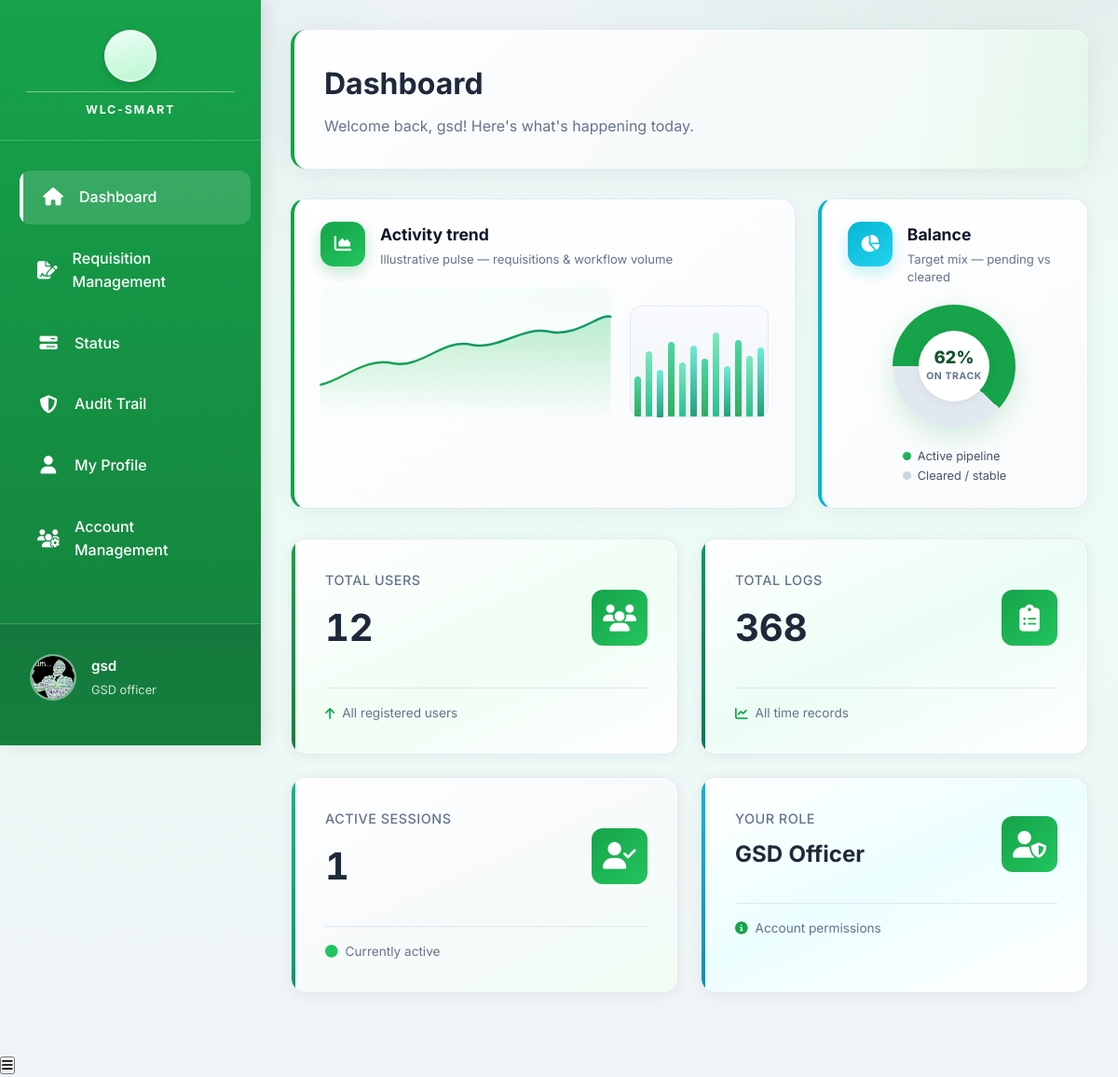
The page /public/pages/dashboard.php (signed in) on the database its author committed.
### tables this page shows
CREATE TABLE `user` (
  `user_id` int(11) NOT NULL,
  `Email` varchar(191) NOT NULL COMMENT 'Login email (kept as Email for backward compatibility)',
  `password` varchar(255) NOT NULL COMMENT 'Store hashed password (bcrypt/argon2)',
  `role` enum('Inventory Manager','Dean','Laboratory Manager','Comptroller','President','Employee','User','GSD officer') NOT NULL DEFAULT 'User',
  `failed_attempts` tinyint(3) UNSIGNED NOT NULL DEFAULT 0 COMMENT 'Failed login counter',
  `lock_time` datetime DEFAULT NULL COMMENT 'When account lock was triggered',
  `created_at` datetime NOT NULL DEFAULT current_timestamp() COMMENT 'Record creation timestamp',
  `updated_at` datetime NOT NULL DEFAULT current_timestamp() ON UPDATE current_timestamp() COMMENT 'Last profile/account update',
  `deleted_at` datetime DEFAULT NULL COMMENT 'Soft-delete timestamp',
  `office_id` int(11) DEFAULT NULL,
  `photo_url` varchar(500) DEFAULT NULL COMMENT 'Profile photo URL/path',
  `full_name` varchar(150) DEFAULT NULL COMMENT 'User full name for profile/UI',
  `contact_number` varchar(20) DEFAULT NULL COMMENT 'Mobile/telephone number',
  `has_consented` tinyint(1) NOT NULL DEFAULT 0 COMMENT 'Accepted Privacy Notice + T&C',
  `consent_version` varchar(10) DEFAULT NULL COMMENT 'Policy version accepted (e.g., 2026-01)',
  `consent_date` datetime DEFAULT NULL COMMENT 'When consent was given',
  `last_login` datetime DEFAULT NULL COMMENT 'Most recent successful login',
  `account_status` enum('active','disabled','locked') NOT NULL DEFAULT 'active' COMMENT 'Account lifecycle state',
  `password_updated_at` datetime DEFAULT NULL COMMENT 'Last password change date',
  `remember_token` varchar(255) DEFAULT NULL COMMENT 'Persistent-login/session token hash'
);

### public/pages/dashboard.php (the view, shortened to what this page needs)
<?php
$db = Database::connect();
$stmt = $db->prepare("SELECT * FROM user WHERE user_id = ?");
$stmt->execute([$_SESSION['user_id']]);
$user = $stmt->fetch(PDO::FETCH_ASSOC);
$username = trim((string)($user['full_name'] ?? ''));
if ($username === '') {
    $username = explode('@', (string)($user['Email'] ?? ''))[0] ?? 'User';
}
$initialSeed = $username !== '' ? $username : (string)($user['Email'] ?? 'U');
$initials = strtoupper(substr($initialSeed, 0, 1));
$totalUsers = $db->query("SELECT COUNT(*) FROM user")->fetchColumn();
$totalLogs  = $db->query("SELECT COUNT(*) FROM log_history")->fetchColumn();
$activeSessions = $db->query("SELECT COUNT(*) FROM log_history WHERE time_out IS NULL OR time_out = '0000-00-00 00:00:00' OR time_out = time_in")->fetchColumn();
?>
<!DOCTYPE html>
<html lang="en">
<head>
<link rel="stylesheet" href="../assets/css/dashboard.css">
<link rel="stylesheet" href="../assets/css/loading.css">
<link rel="stylesheet" href="https://cdnjs.cloudflare.com/ajax/libs/font-awesome/6.5.0/css/all.min.css">
</head>
<body>
<aside class="sidebar" id="sidebar">
    <?php require __DIR__ . '/partials/sidebar_brand_header.php'; ?>
    <nav>
        <ul class="sidebar-nav">
            <li><a href="dashboard.php" class="active"><i class="fas fa-home"></i> <span>Dashboard</span></a></li>
            <li><a href="requisition_management.php" class="internal-link" data-notification-key="inventory_review"><i class="fas fa-file-signature"></i> <span>Requisition Management</span></a></li>
            <li><a href="requisition_status.php" class="internal-link" data-notification-key="requester_attention"><i class="fas fa-bars-progress"></i> <span>Status</span></a></li>
            <li><a href="audit_trail.php" class="internal-link"><i class="fas fa-shield-alt"></i> <span>Audit Trail</span></a></li>
            <li><a href="my_profile.php" class="internal-link"><i class="fas fa-user"></i><span>My Profile</span></a></li>
            <li><a href="account_management.php" class="internal-link"><i class="fas fa-users-cog"></i><span>Account Management</span></a></li>
            <li><a href="facility_management.php" class=""><i class="fas fa-building"></i> Facility Management</a></li>
        </ul>
    </nav>
    <div class="sidebar-footer">
        <div class="user-profile">
            <div class="user-avatar">
                <?php if (!empty($user['photo_url'])): ?>
                    <img src="../<?php echo htmlspecialchars($user['photo_url']); ?>" alt="Profile Photo" class="user-avatar-img">
                <?php else: ?>
                    <div class="user-avatar-initials"><?php echo $initials; ?></div>
                <?php endif; ?>
            </div>
            <div class="user-details">
                <h4><?php echo htmlspecialchars($username); ?></h4>
                <p><?php echo htmlspecialchars(ucfirst($user['role'])); ?></p>
            </div>
        </div>
    </div>
</aside>
<main class="main-content">
    <div class="page-header">
        <h1>Dashboard</h1>
        <p>Welcome back, <?php echo htmlspecialchars($username); ?>! Here's what's happening today.</p>
    </div>
    <?php require __DIR__ . '/partials/dashboard_overview_charts.php'; ?>
    <div class="dashboard-grid">
        <div class="dashboard-card">
            <div class="card-header">
                <div><p class="card-title">Total Users</p><h3 class="card-value"><?php echo number_format($totalUsers); ?></h3></div>
                <div class="card-icon"><i class="fas fa-users"></i></div>
            </div>
            <div class="card-footer"><i class="fas fa-arrow-up"></i><span>All registered users</span></div>
        </div>
        <div class="dashboard-card">
            <div class="card-header">
                <div><p class="card-title">Total Logs</p><h3 class="card-value"><?php echo number_format($totalLogs); ?></h3></div>
                <div class="card-icon"><i class="fas fa-clipboard-list"></i></div>
            </div>
            <div class="card-footer"><i class="fas fa-chart-line"></i><span>All time records</span></div>
        </div>
        <div class="dashboard-card">
            <div class="card-header">
                <div><p class="card-title">Active Sessions</p><h3 class="card-value"><?php echo number_format($activeSessions); ?></h3></div>
                <div class="card-icon"><i class="fas fa-user-check"></i></div>
            </div>
            <div class="card-footer"><i class="fas fa-circle" style="color:#22c55e;"></i><span>Currently active</span></div>
        </div>
        <div class="dashboard-card">
            <div class="card-header">
                <div><p class="card-title">Your Role</p><h3 class="card-value" style="font-size:1.5rem;text-transform:capitalize;"><?php echo htmlspecialchars($user['role']); ?></h3></div>
                <div class="card-icon"><i class="fas fa-user-shield"></i></div>
            </div>
            <div class="card-footer"><i class="fas fa-info-circle"></i><span>Account permissions</span></div>
        </div>
    </div>
</main>
<button class="mobile-menu-btn" id="mobileMenuBtn"><i class="fas fa-bars"></i></button>
</body>
</html>

### public/pages/dashboard.php (style rules this page uses)
.card-value { font-variant-numeric: tabular-nums; }

### rows shown on the page
user: photo_url (picture), Email "gsd", role "GSD officer", role "GSD Officer"

### other values the page prints
$totalUsers "12"
$totalLogs "368"
$activeSessions "1"
